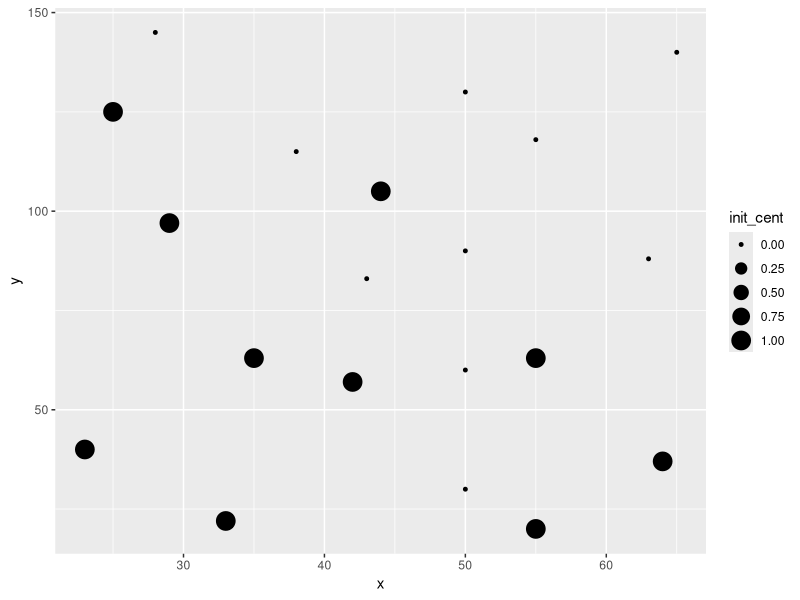
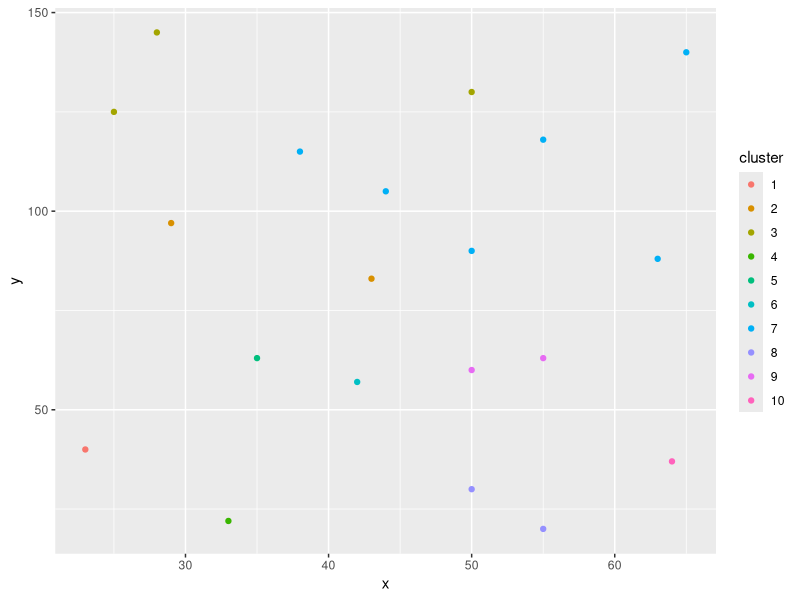
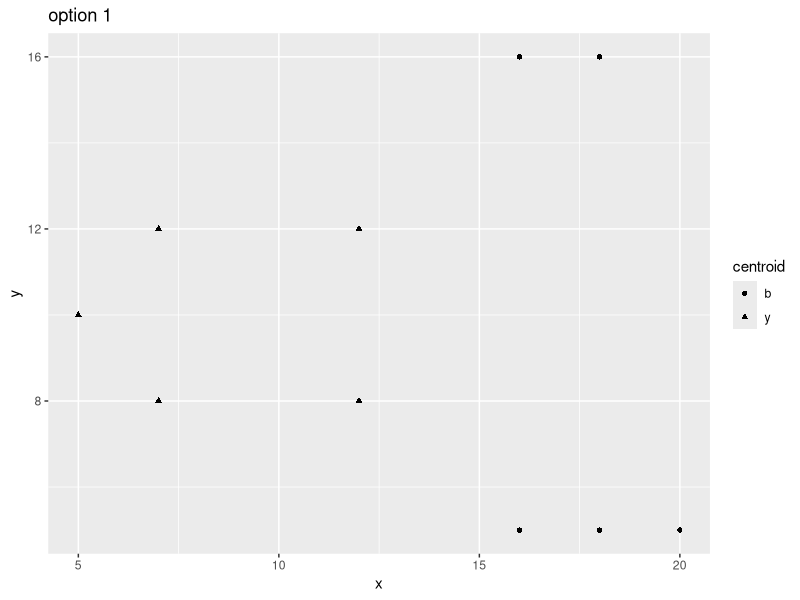
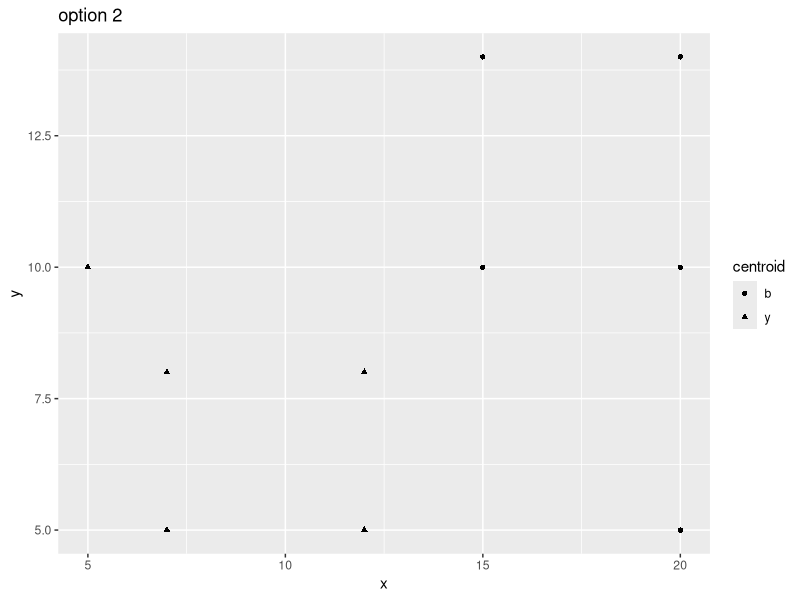
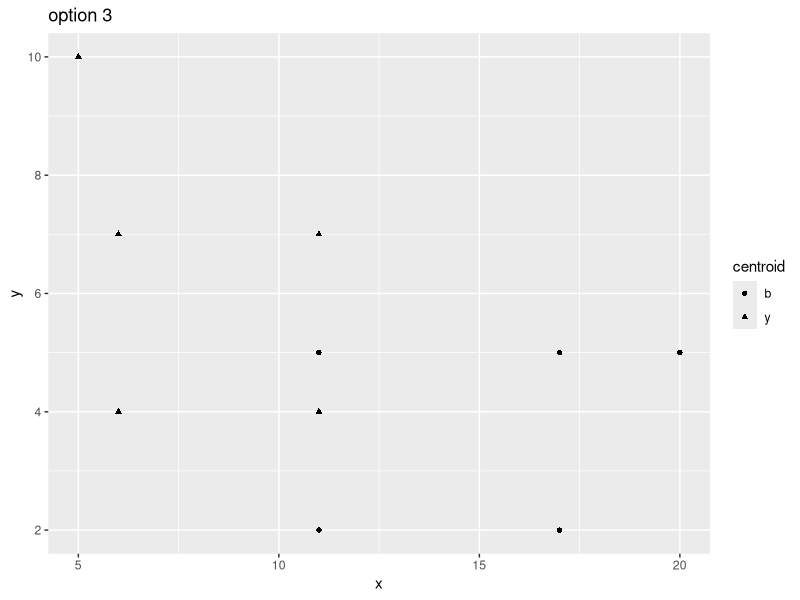
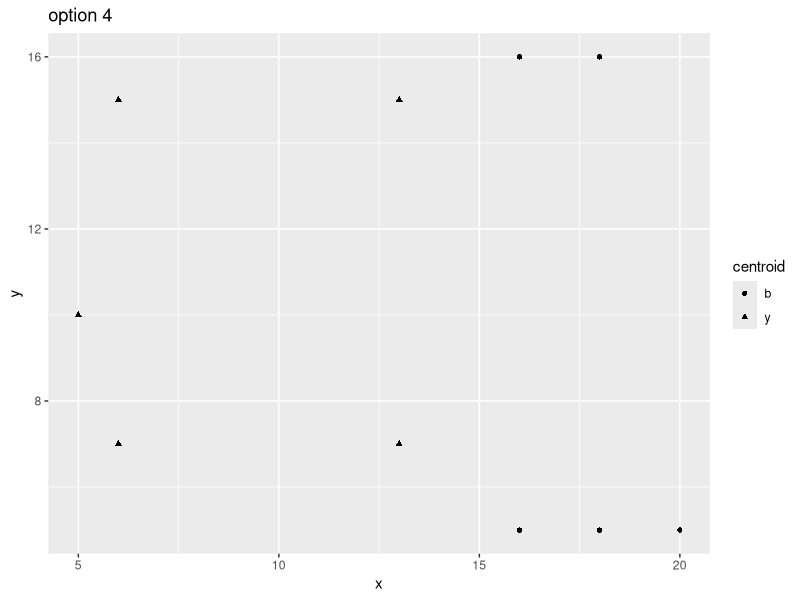

The R script that drew these images, in order:
library(ggplot2)
library(dplyr)

## Quiz Week5B (Basic) MMDS 


## Q1

p1 <- c(23,40)
p2 <- c(29,97)
p3 <- c(25,125)
p4 <- c(28,145)
p5 <- c(33,22)
p6 <- c(35,63)
p7 <- c(38,115)
p8 <- c(42,57)
p9 <- c(43,83)
p10 <- c(44,105)
p11 <- c(55,20)
p12 <- c(50,30)
p13 <- c(50,60)
p14 <- c(55,63)
p15 <- c(50,90)
p16 <- c(55,118)
p17 <- c(50,130)
p18 <- c(64,37)
p19 <- c(63,88)
p20 <- c(65,140)

data <- data.frame(point = 1:20,
                   x = c(p1[1],p2[1],p3[1],p4[1],p5[1],p6[1],p7[1],p8[1],p9[1],p10[1],p11[1],p12[1],
                         p13[1],p14[1],p15[1],p16[1],p17[1],p18[1],p19[1],p20[1]),
                   y = c(p1[2],p2[2],p3[2],p4[2],p5[2],p6[2],p7[2],p8[2],p9[2],p10[2],p11[2],p12[2],
                         p13[2],p14[2],p15[2],p16[2],p17[2],p18[2],p19[2],p20[2]),
                   init_cent = c(1,1,1,0,1,1,0,1,0,1,1,0,0,1,0,0,0,1,0,0),
                   cluster = c(1,2,3,0,4,5,0,6,0,7,8,0,0,9,0,0,0,10,0,0))
data

ggplot(data = data, aes(x=x, y=y, size = init_cent)) +
  geom_point()

data2 <- filter(data, cluster == 0)
data3 <- filter(data, cluster != 0)

for(i in 1:nrow(data2)) {
  temp <- data2[i,]
  dist <- 10000
  for(j in 1:nrow(data3)) {
    temp2 <- data3[j,]
    dist_new <- sqrt((temp$x - temp2$x)^2 + (temp$y - temp2$y)^2)
    if(dist_new < dist) {
      data2$cluster[i] <- temp2$cluster
      dist <- dist_new
    }
  }
}

data4 <- rbind(data2, data3)
data4 %>%
  group_by(cluster) %>%
  summarise(new_centroid_X = mean(x),
            new_centroid_y = mean(y))

data4$cluster <- factor(data4$cluster)
ggplot(data = data4, aes(x=x, y=y, color = cluster)) +
  geom_point()

#=================================================================================================#

## Q2
c1 <- c(5,10)
c2 <- c(20,5)

y_all <- list(c(7,12,12,8), c(7,8,12,5), c(6,7,11,4), c(6,15,13,7))
b_all <- list(c(16,16,18,5), c(15,14,20,10), c(11,5,17,2), c(16,16,18,5))

for(i in 1:4) {
  y <- y_all[[i]]
  b <- b_all[[i]]
  
  y_UL <- c(y[1],y[2])
  y_UR <- c(y[3],y[2])
  y_LL <- c(y[1],y[4])
  y_LR <- c(y[3],y[4])
  
  b_UL <- c(b[1],b[2])
  b_UR <- c(b[3],b[2])
  b_LL <- c(b[1],b[4])
  b_LR <- c(b[3],b[4])
  
  data <- data.frame(point = 1:10,
                     x = c(c1[1],c2[1],y_UL[1],y_UR[1],y_LL[1],y_LR[1],b_UL[1],b_UR[1],b_LL[1],b_LR[1]),
                     y = c(c1[2],c2[2],y_UL[2],y_UR[2],y_LL[2],y_LR[2],b_UL[2],b_UR[2],b_LL[2],b_LR[2]),
                     centroid = c("y","b","y","y","y","y","b","b","b","b"))
  
  p <- ggplot(data, aes(x=x, y=y, shape = centroid)) + 
    geom_point() +
    labs(title = paste('option', i))
  print(p)
  
  
  data2 <- data[1:2,]
  data3 <- data[3:10,]
  data3$centroid_new <- rep('o', 8)
  for(j in 1:nrow(data3)) {
    temp <- data3[j,]
    
    dist_y <- sqrt((temp$x - data2$x[1])^2 + (temp$y - data2$y[1])^2)
    dist_b <- sqrt((temp$x - data2$x[2])^2 + (temp$y - data2$y[2])^2)
    
    if(dist_y > dist_b) {data3$centroid_new[j] <- 'b'}
    if(dist_y < dist_b) {data3$centroid_new[j] <- 'y'}
  }
  print(i)
  print(data3)
  
}

#=================================================================================================#

## Q3 + Q4 + Q5 by hand



